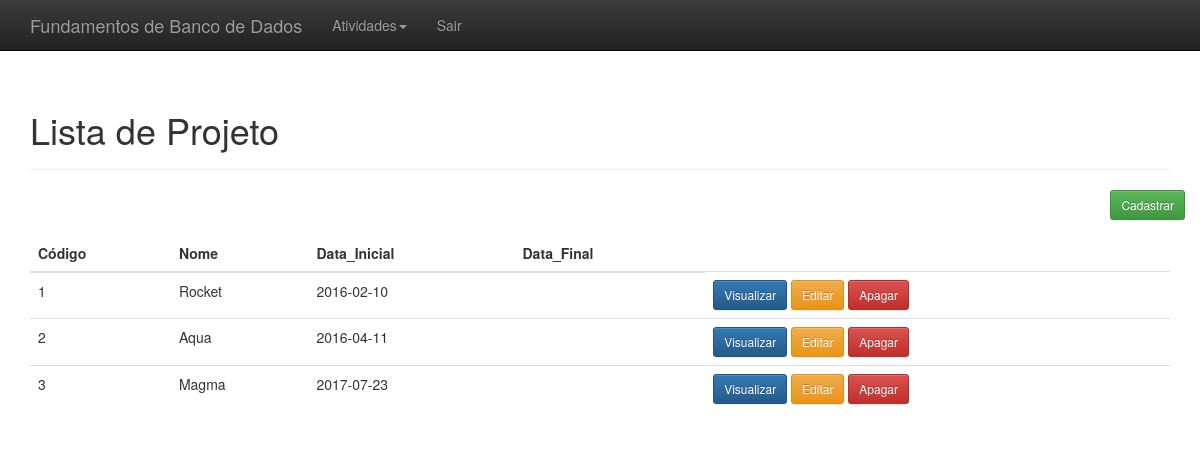
/index.php?link=22, run on the app's committed database.
### tables this page shows
CREATE TABLE Projeto(
	Codigo INT ,
    Nome VARCHAR(100),
    DataInicial DATE,
    DataFinal DATE
    );

### listar_projeto.php (the view, shortened to what this page needs)
<?php
    include "conexao.php";
	$resultado=mysqli_query($conectar,"SELECT * FROM projeto ORDER BY codigo");
?>
<div class="container theme-showcase" role="main">
  <div class="page-header">
	<h1>Lista de Projeto</h1>
  </div>
  <div class="row espaco">
	<div class="pull-right">
		<a href="index.php?link=3"<button type='button' class='btn btn-sm btn-success'>Cadastrar</button></a>
	</div>
  </div>
  <div class="row">
	<div class="col-md-12">
	  <table class="table">
		<thead>
		  <tr>
			<th>Código</th>
			<th>Nome</th>
			<th>Data_Inicial</th>
			<th>Data_Final</th>
		  </tr>
		</thead>
		<tbody>
			<?php
				while($linhas = mysqli_fetch_array($resultado)){
					echo "<tr>";
						echo "<td>".$linhas['Codigo']."</td>";
						echo "<td>".$linhas['Nome']."</td>";
						echo "<td>".$linhas['DataInicial']."</td>";
						echo "<td>".$linhas['DataFinal']."</td>";
						?>
						<td>
						<a href='index.php?link=5&id=<?php echo $linhas['id']; ?>'><button type='button' class='btn btn-sm btn-primary'>Visualizar</button></a>
						<a href='index.php?link=24&Codigo=<?php echo $linhas['Codigo']; ?>'><button type='button' class='btn btn-sm btn-warning'>Editar</button></a>
						<a href='processa/proc_apagar_projeto.php?Codigo=<?php echo $linhas['Codigo']; ?>'><button type='button' class='btn btn-sm btn-danger'>Apagar</button></a>
						<?php
					echo "</tr>";
				}
			?>
		</tbody>
	  </table>
	</div>
  </div>
</div>

### css/theme.css (style rules this page uses)
body { padding-top: 70px; padding-bottom: 30px; }
.espaco { margin-bottom:15px; }

### data on the page
projeto: Codigo "1", Nome "Rocket", DataInicial "2016-02-10"
projeto: Codigo "2", Nome "Aqua", DataInicial "2016-04-11"
projeto: Codigo "3", Nome "Magma", DataInicial "2017-07-23"
